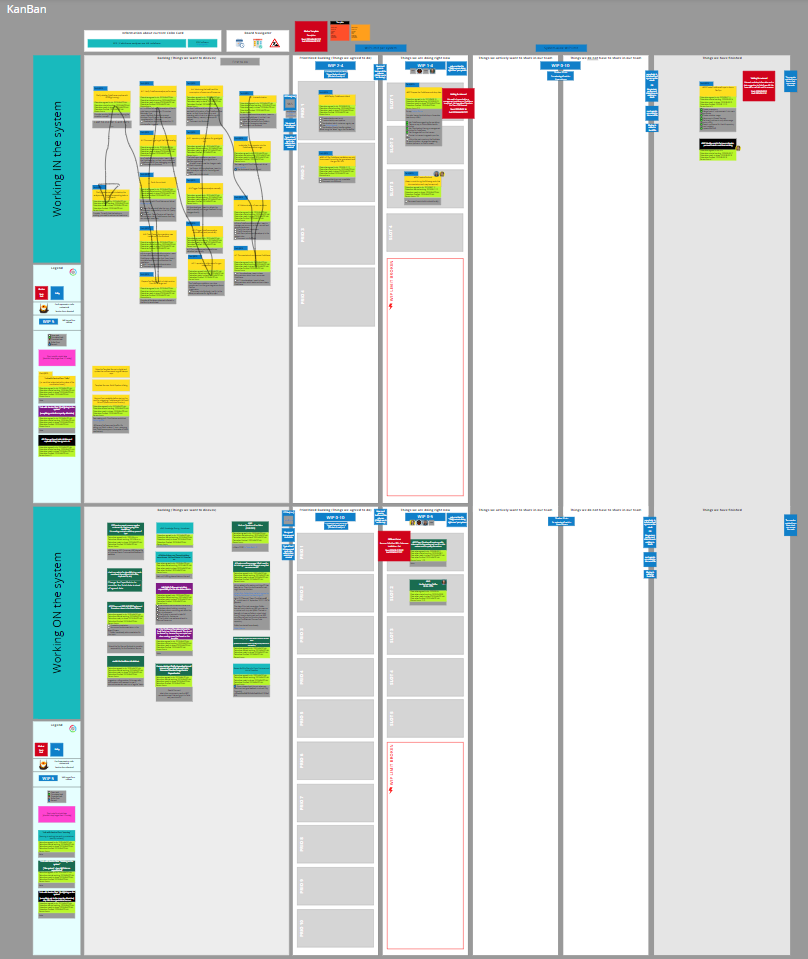
#> input picture client-data/kanban_board.png, 808 x 959 px
$ python -i find_workflow_steps_in_image.py   (imports and definitions only)
#> lines starting #> are read from the running program, lines starting #| are printed output that depends on the picture; after the words box and inside, x2 and y2 are one past the last pixel; in counts of white or black regions, pixels touching at a corner belong together
#> further down, picture is the input picture: shape (959, 808, 3); mean B, G, R 212.8, 218, 212.4
### src/iterative_metrics/adapters/outbound/find_bounding_rectangles_of_largest_closed_shapes.py
import cv2 as cv

from iterative_metrics.domain.rectangle import Rectangle


def find_bounding_rectangles_of_largest_closed_shapes(boxes):
    # identify the bounding borders of the filled boxes
    borders = cv.Canny(boxes, 50, 200)

    # identify outer contours to count number of boxes
    contours, _ = cv.findContours(borders, cv.RETR_EXTERNAL, cv.CHAIN_APPROX_NONE)

    # identify bounding rectangles
    bounding_rectangles = []
    for index, contour in enumerate(contours):
        polygon = cv.approxPolyDP(contour, 3, True)
        bounding_rectangle = cv.boundingRect(polygon)
        bounding_rectangles.append(
            Rectangle(
                bounding_rectangle[0],
                bounding_rectangle[1],
                bounding_rectangle[2],
                bounding_rectangle[3],
            )
        )

    return bounding_rectangles

### src/iterative_metrics/domain/rectangle.py
class Rectangle:
    def __init__(self, x, y, width, height):
        self.x = x
        self.y = y
        self.width = width
        self.height = height

    @property
    def area(self):
        return self.width * self.height

    def intersects(self, other):
        return not (
            other.x + other.width < self.x or other.x > self.x + self.width
        ) and not (other.y + other.height < self.y or other.y > self.y + self.height)

    # [8 lines left out: function contains, not called in this run]

    def __repr__(self):
        return f"Rectangle(x={self.x}, y={self.y}, width={self.width}, height={self.height})"

### src/iterative_metrics/domain/workflow_step.py
from iterative_metrics.domain.rectangle import Rectangle
from iterative_metrics.domain.work_items import WorkItems


class WorkflowStep:
    def __init__(self, bounding_rectangle: Rectangle) -> None:
        self.bounding_rectangle = bounding_rectangle
        self.number_of_work_items = 0

    def contains(self, work_item):
        return self.bounding_rectangle.contains(work_item.bounding_rectangle)

    def __repr__(self):
        return f"WorkflowStep(bounding_rectangle={self.bounding_rectangle})"

    # [4 lines left out: function associate_with, not called in this run]

### src/iterative_metrics/adapters/outbound/debug_image.py
import cv2 as cv


DEBUG = False


def debug_show_rectangles_in_image(image, rectangles):
    if not DEBUG:
        return

    for rect in rectangles:
        cv.rectangle(
            image,
            (rect.x, rect.y),
            (rect.x + rect.width, rect.y + rect.height),
            (0, 0, 255),
            2,
        )

    cv.imshow("Debugging", image)
    cv.waitKey(0)
    cv.destroyAllWindows()

### src/iterative_metrics/adapters/outbound/find_workflow_steps_in_image.py
import cv2
import numpy as np

from iterative_metrics.adapters.outbound.debug_image import (
    debug_show_rectangles_in_image,
)
from iterative_metrics.domain.workflow_step import WorkflowStep
from iterative_metrics.adapters.outbound.find_bounding_rectangles_of_largest_closed_shapes import (
    find_bounding_rectangles_of_largest_closed_shapes,
)


def find_workflow_steps_in_screenshot(bgr_input):
    hsv_input = cv2.cvtColor(bgr_input, cv2.COLOR_BGR2HSV)
#> hsv_input: shape (959, 808, 3); mean H, S, V 10.5, 20.4, 221.2

    # find the workflow step boxes
    lower_boundary = np.array([0, 0, 200])
    upper_boundary = np.array([0, 0, 255])
    boxes_with_text = cv2.inRange(hsv_input, lower_boundary, upper_boundary)
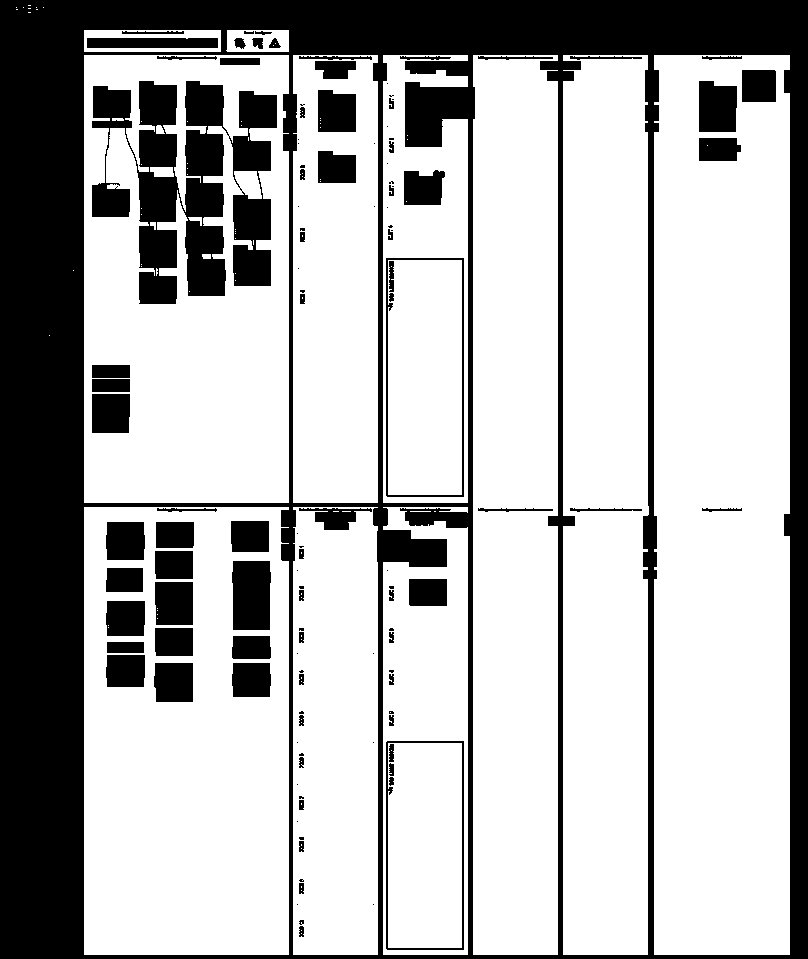
#> boxes_with_text: shape (959, 808); 70.4% white; 121 black regions (46 under 20 px), largest, box (x1, y1, x2, y2) and area: (0, 0, 808, 959) 169280, (92, 81, 277, 304) 22947, (232, 561, 271, 630) 2575

    # remove the text and other small artifacts
    kernel = np.ones((3, 3), np.uint8)
    boxes = cv2.erode(boxes_with_text, kernel, iterations=2)
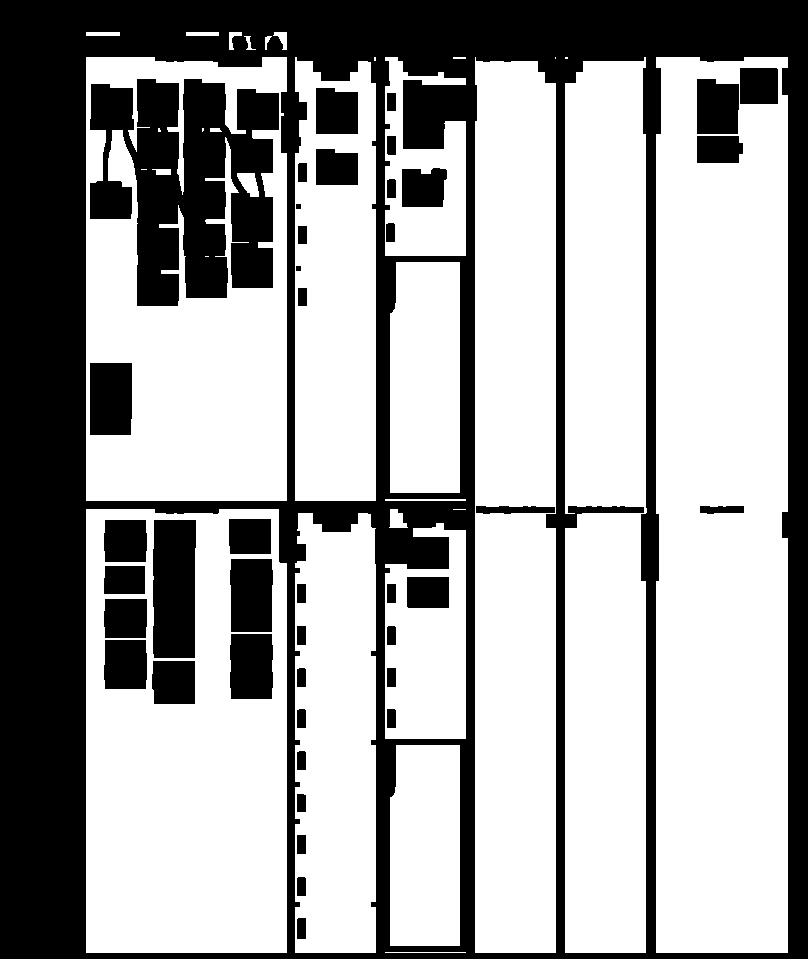
#> boxes: shape (959, 808); 63.7% white; 43 black regions, largest, box (x1, y1, x2, y2) and area: (0, 0, 808, 959) 212934, (90, 79, 279, 306) 29172, (153, 520, 196, 658) 5768
    boxes = cv2.dilate(boxes, kernel, iterations=2)
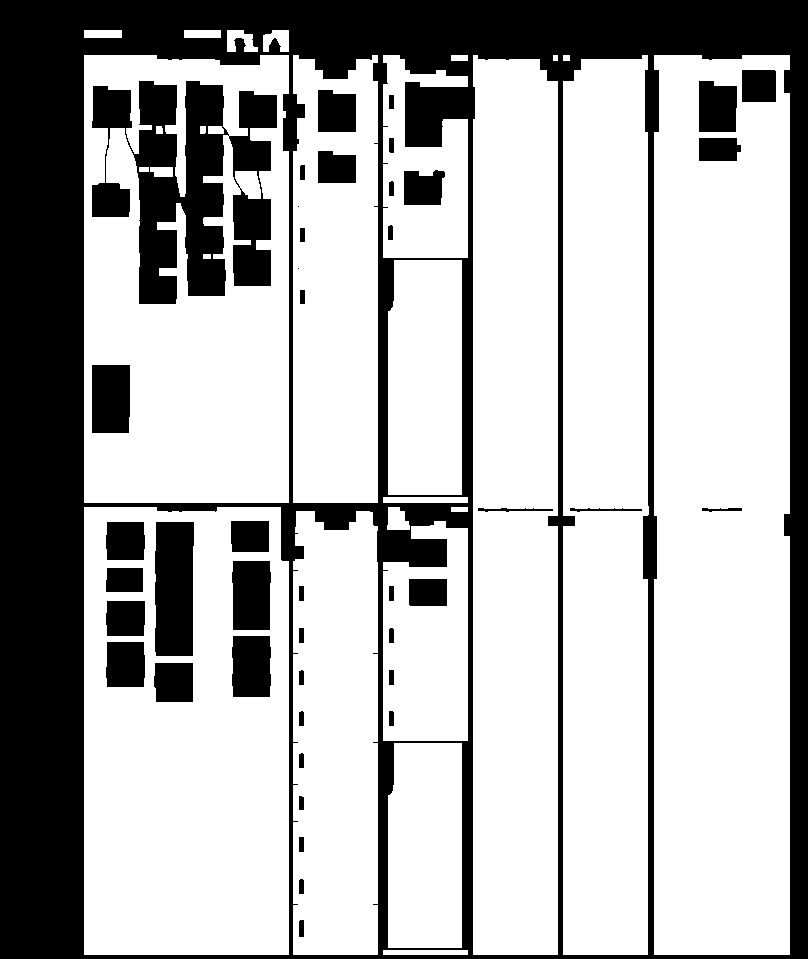
#> boxes: shape (959, 808); 69.3% white; 44 black regions (2 under 20 px), largest, box (x1, y1, x2, y2) and area: (0, 0, 808, 959) 182952, (92, 81, 277, 304) 23676, (155, 522, 194, 656) 5052
    bounding_rectangles = find_bounding_rectangles_of_largest_closed_shapes(boxes)
#> in find_bounding_rectangles_of_largest_closed_shapes, `borders = cv.Canny(boxes, 50, 200)`:
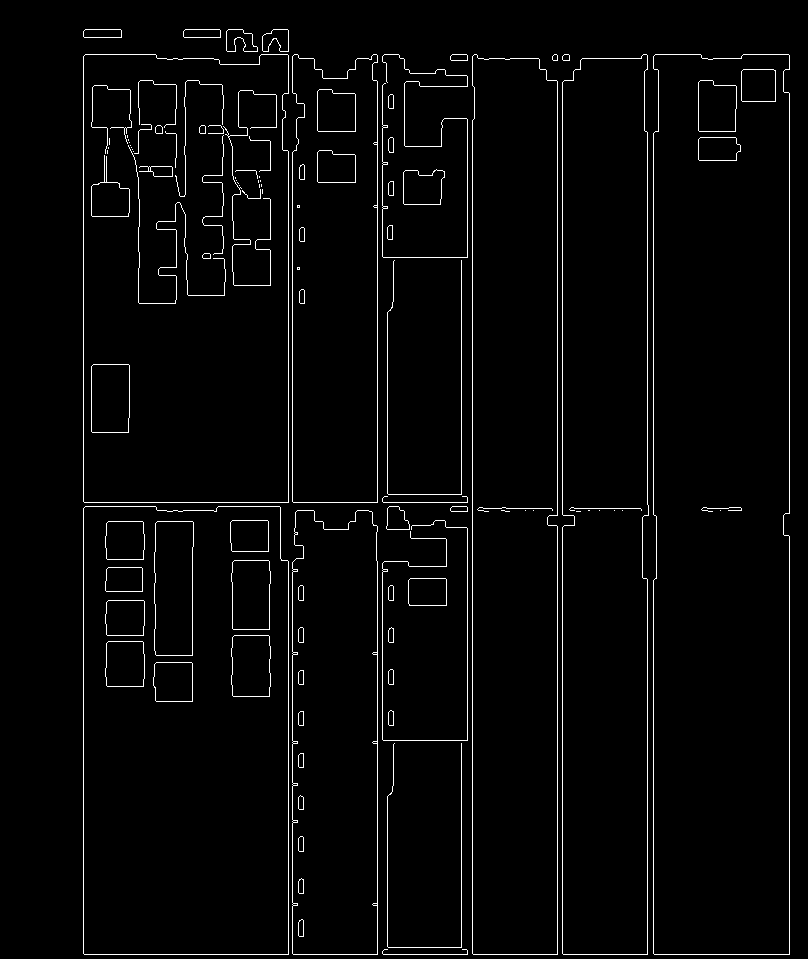
#> borders: shape (959, 808); 2.7% white in thin lines or dots, all inside (x1, y1, x2, y2) = (83, 29, 790, 955)
#> in find_bounding_rectangles_of_largest_closed_shapes, `contours, _ = cv.findContours(borders, cv.RETR_EXTERNAL, cv.CHAIN_APPR..`: contours = 32 contours, 5 with area under 20; largest, box (x1, y1, x2, y2) and area: (653, 54, 790, 955) 121462, (83, 506, 289, 955) 91152, (83, 54, 289, 503) 90850, (472, 54, 558, 955) 75684, (562, 54, 649, 955) 75250
#> the loop in find_bounding_rectangles_of_largest_closed_shapes, `for index, contour in enumerate(contours):` made 32 passes
#> polygon on passes 3, 4, 5, 6, 7, 10: [[390, 710], [388, 724], [393, 725]], [[390, 669], [388, 683], [393, 684]], [[391, 627], [389, 642], [393, 642]], [[390, 585], [388, 599], [393, 600]], [[408, 580], [409, 605], [446, 605], [445, 578]], [[450, 508], [467, 511], [466, 506]]
#> after the loop in find_bounding_rectangles_of_largest_closed_shapes, `for index, contour in enumerate(contours):`: bounding_rectangles = 32 items
#> bounding_rectangles = 32 items

    # for overlapping bounding rectangles, only keep the larger one
    sorted_rectangles = sorted(
        bounding_rectangles, key=lambda rect: rect.area, reverse=True
    )
#> sorted_rectangles = 32 items
    largest_rectangles = []
    for rectangle in sorted_rectangles:
        if not any(
            [
                rectangle.intersects(large_rectangle)
                for large_rectangle in largest_rectangles
            ]
        ):
            largest_rectangles.append(rectangle)
#> this loop made 32 passes
#> after the loop, largest_rectangles = 18 items

    # sort rectangles from left to right
    largest_rectangles = sorted(largest_rectangles, key=lambda rect: rect.x)

    # convert rectangles to workflow steps
    workflow_steps = []
    for rectangle in largest_rectangles:
        workflow_steps.append(WorkflowStep(rectangle))
#> this loop made 18 passes
#> after the loop, workflow_steps = 18 items
    debug_show_rectangles_in_image(bgr_input, largest_rectangles)
    return workflow_steps

>>> import cv2
>>> picture = cv2.imread('../../../../client-data/kanban_board.png')
>>> result = find_workflow_steps_in_screenshot(picture)
#> result = 18 items
